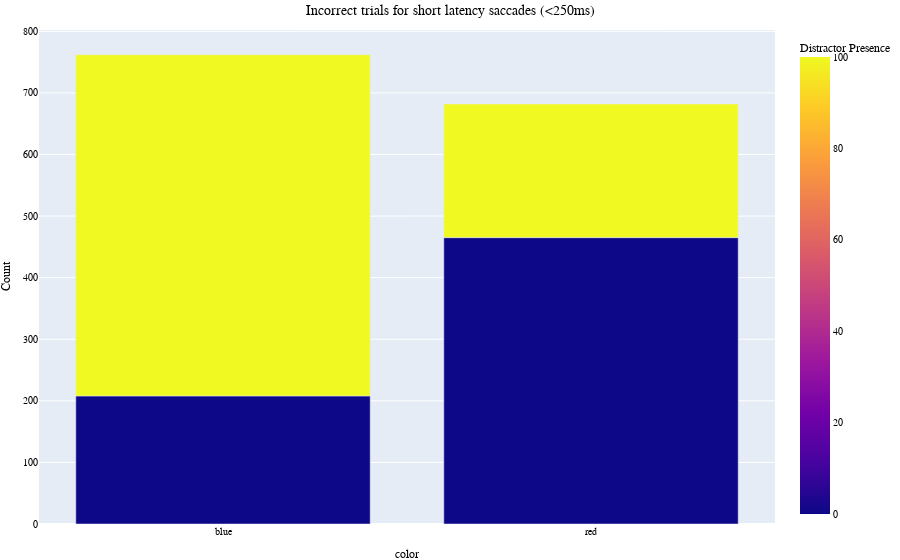

Notebook cell for this chart:
### Code cell
# Filter rows where performance = 0 for short latency saccades
sacc_df = events_df[events_df["color"] != "green"]
sacc_df = sacc_df[sacc_df['performance'] != 100]
sacc_df = sacc_df[sacc_df['reaction_time'] <= 250]

counts = sacc_df.groupby(['distractor_presense_on_incorrect_trials', 'color']).size().reset_index(name='count')
fig = px.bar(counts, 
             x='color', y='count', 
             color='distractor_presense_on_incorrect_trials',
             title='Incorrect trials for short latency saccades (<250ms)',
             labels={'distractor_presense_on_incorrect_trials': 'Distractor Presence', 'count': 'Count'},
             height=400)
fig.update_layout(
    title_x=0.5,
    font= my_font,
    margin=dict(l=30, r=0, t=30, b=30))
fig.show()

### Figure 1 — Plotly figure (JSON) as saved in the notebook; plotly's stock layout.template omitted (floating-point values rounded to 4 significant figures)
{"data": [{"alignmentgroup": "True", "hovertemplate": "color=%{x}<br>Count=%{y}<br>Distractor Presence=%{marker.color}<extra></extra>", "legendgroup": "", "marker": {"color": [0, 0, 100, 100], "coloraxis": "coloraxis", "pattern": {"shape": ""}}, "name": "", "offsetgroup": "", "orientation": "v", "showlegend": false, "textposition": "auto", "type": "bar", "x": ["blue", "red", "blue", "red"], "xaxis": "x", "y": [208, 465, 554, 217], "yaxis": "y"}], "layout": {"autosize": true, "barmode": "relative", "coloraxis": {"colorbar": {"title": {"text": "Distractor Presence"}}, "colorscale": [[0, "#0d0887"], [0.1111, "#46039f"], [0.2222, "#7201a8"], [0.3333, "#9c179e"], [0.4444, "#bd3786"], [0.5556, "#d8576b"], [0.6667, "#ed7953"], [0.7778, "#fb9f3a"], [0.8889, "#fdca26"], [1, "#f0f921"]]}, "font": {"color": "black", "family": "Vazir", "size": 10}, "legend": {"tracegroupgap": 0}, "margin": {"b": 30, "l": 30, "r": 0, "t": 30}, "title": {"text": "Incorrect trials for short latency saccades (<250ms)", "x": 0.5}, "xaxis": {"anchor": "y", "autorange": true, "domain": [0, 1], "range": [-0.5, 1.5], "title": {"text": "color"}, "type": "category"}, "yaxis": {"anchor": "x", "autorange": true, "domain": [0, 1], "range": [0, 802.1], "title": {"text": "Count"}, "type": "linear"}}}
